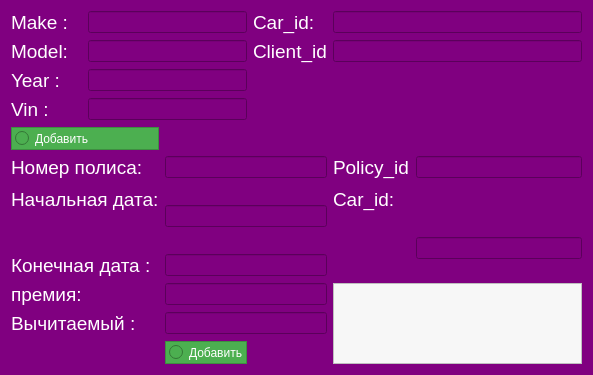
<?xml version="1.0" encoding="UTF-8"?>
<ui version="4.0">
 <class>Dialog</class>
 <widget class="QDialog" name="Dialog">
  <property name="geometry">
   <rect>
    <x>0</x>
    <y>0</y>
    <width>593</width>
    <height>375</height>
   </rect>
  </property>
  <property name="windowTitle">
   <string>Dialog</string>
  </property>
  <property name="styleSheet">
   <string notr="true">background-color:purple;</string>
  </property>
  <layout class="QGridLayout" name="gridLayout">
   <item row="0" column="0">
    <widget class="QLabel" name="label_2">
     <property name="text">
      <string>&lt;html&gt;&lt;head/&gt;&lt;body&gt;&lt;p&gt;&lt;span style=&quot; font-size:14pt; color:#ffffff;&quot;&gt;Make :&lt;/span&gt;&lt;/p&gt;&lt;/body&gt;&lt;/html&gt;</string>
     </property>
    </widget>
   </item>
   <item row="0" column="1" colspan="2">
    <widget class="QLineEdit" name="lineEdit_3">
     <property name="styleSheet">
      <string notr="true">font: 14pt &quot;MS Shell Dlg 2&quot;;</string>
     </property>
    </widget>
   </item>
   <item row="0" column="3">
    <widget class="QLabel" name="label_12">
     <property name="text">
      <string>&lt;html&gt;&lt;head/&gt;&lt;body&gt;&lt;p&gt;&lt;span style=&quot; font-size:14pt; color:#ffffff;&quot;&gt;Car_id:&lt;/span&gt;&lt;/p&gt;&lt;/body&gt;&lt;/html&gt;</string>
     </property>
    </widget>
   </item>
   <item row="0" column="4" colspan="2">
    <widget class="QLineEdit" name="lineEdit_14">
     <property name="styleSheet">
      <string notr="true">font: 14pt &quot;MS Shell Dlg 2&quot;;</string>
     </property>
    </widget>
   </item>
   <item row="1" column="0">
    <widget class="QLabel" name="label_3">
     <property name="text">
      <string>&lt;html&gt;&lt;head/&gt;&lt;body&gt;&lt;p&gt;&lt;span style=&quot; font-size:14pt; color:#ffffff;&quot;&gt;Model:&lt;/span&gt;&lt;/p&gt;&lt;/body&gt;&lt;/html&gt;</string>
     </property>
    </widget>
   </item>
   <item row="1" column="1" colspan="2">
    <widget class="QLineEdit" name="lineEdit_4">
     <property name="styleSheet">
      <string notr="true">font: 14pt &quot;MS Shell Dlg 2&quot;;</string>
     </property>
    </widget>
   </item>
   <item row="1" column="3">
    <widget class="QLabel" name="label_13">
     <property name="text">
      <string>&lt;html&gt;&lt;head/&gt;&lt;body&gt;&lt;p&gt;&lt;span style=&quot; font-size:14pt; color:#ffffff;&quot;&gt;Client_id&lt;/span&gt;&lt;/p&gt;&lt;/body&gt;&lt;/html&gt;</string>
     </property>
    </widget>
   </item>
   <item row="1" column="4" colspan="2">
    <widget class="QLineEdit" name="lineEdit_15">
     <property name="styleSheet">
      <string notr="true">font: 14pt &quot;MS Shell Dlg 2&quot;;</string>
     </property>
    </widget>
   </item>
   <item row="2" column="0">
    <widget class="QLabel" name="label_5">
     <property name="text">
      <string>&lt;html&gt;&lt;head/&gt;&lt;body&gt;&lt;p&gt;&lt;span style=&quot; font-size:14pt; color:#ffffff;&quot;&gt;Year :&lt;/span&gt;&lt;/p&gt;&lt;/body&gt;&lt;/html&gt;</string>
     </property>
    </widget>
   </item>
   <item row="2" column="1" colspan="2">
    <widget class="QLineEdit" name="lineEdit_5">
     <property name="styleSheet">
      <string notr="true">font: 14pt &quot;MS Shell Dlg 2&quot;;</string>
     </property>
    </widget>
   </item>
   <item row="3" column="0">
    <widget class="QLabel" name="label_4">
     <property name="text">
      <string>&lt;html&gt;&lt;head/&gt;&lt;body&gt;&lt;p&gt;&lt;span style=&quot; font-size:14pt; color:#ffffff;&quot;&gt;Vin :&lt;/span&gt;&lt;/p&gt;&lt;/body&gt;&lt;/html&gt;</string>
     </property>
    </widget>
   </item>
   <item row="3" column="1" colspan="2">
    <widget class="QLineEdit" name="lineEdit_6">
     <property name="styleSheet">
      <string notr="true">font: 14pt &quot;MS Shell Dlg 2&quot;;</string>
     </property>
    </widget>
   </item>
   <item row="4" column="0" colspan="2">
    <widget class="QRadioButton" name="radioButton_2">
     <property name="styleSheet">
      <string notr="true">font: 12pt &quot;MS Shell Dlg 2&quot;;
 background-color: #4CAF50;
  color: #FFFFFF;
  border: 1px solid #3E8E41;
  text-align: center; /* Alignement horizontal */
  padding: 3px; /* Espacement interne */</string>
     </property>
     <property name="text">
      <string>Добавить</string>
     </property>
    </widget>
   </item>
   <item row="5" column="0" colspan="2">
    <widget class="QLabel" name="label">
     <property name="text">
      <string>&lt;html&gt;&lt;head/&gt;&lt;body&gt;&lt;p&gt;&lt;span style=&quot; font-size:14pt; color:#ffffff;&quot;&gt;Номер полиса:&lt;/span&gt;&lt;/p&gt;&lt;/body&gt;&lt;/html&gt;</string>
     </property>
    </widget>
   </item>
   <item row="5" column="2" colspan="2">
    <widget class="QLineEdit" name="lineEdit_7">
     <property name="styleSheet">
      <string notr="true">font: 14pt &quot;MS Shell Dlg 2&quot;;</string>
     </property>
    </widget>
   </item>
   <item row="5" column="4">
    <widget class="QLabel" name="label_10">
     <property name="text">
      <string>&lt;html&gt;&lt;head/&gt;&lt;body&gt;&lt;p&gt;&lt;span style=&quot; font-size:14pt; color:#ffffff;&quot;&gt;Policy_id&lt;/span&gt;&lt;/p&gt;&lt;/body&gt;&lt;/html&gt;</string>
     </property>
    </widget>
   </item>
   <item row="5" column="5">
    <widget class="QLineEdit" name="lineEdit_12">
     <property name="styleSheet">
      <string notr="true">font: 14pt &quot;MS Shell Dlg 2&quot;;</string>
     </property>
    </widget>
   </item>
   <item row="6" column="0" colspan="2">
    <widget class="QLabel" name="label_6">
     <property name="text">
      <string>&lt;html&gt;&lt;head/&gt;&lt;body&gt;&lt;p&gt;&lt;span style=&quot; font-size:14pt; color:#ffffff;&quot;&gt;Начальная дата:&lt;/span&gt;&lt;/p&gt;&lt;/body&gt;&lt;/html&gt;</string>
     </property>
    </widget>
   </item>
   <item row="6" column="2" rowspan="2" colspan="2">
    <widget class="QLineEdit" name="lineEdit_8">
     <property name="styleSheet">
      <string notr="true">font: 14pt &quot;MS Shell Dlg 2&quot;;</string>
     </property>
    </widget>
   </item>
   <item row="6" column="4">
    <widget class="QLabel" name="label_11">
     <property name="text">
      <string>&lt;html&gt;&lt;head/&gt;&lt;body&gt;&lt;p&gt;&lt;span style=&quot; font-size:14pt; color:#ffffff;&quot;&gt;Car_id:&lt;/span&gt;&lt;/p&gt;&lt;/body&gt;&lt;/html&gt;</string>
     </property>
    </widget>
   </item>
   <item row="7" column="5" rowspan="2">
    <widget class="QLineEdit" name="lineEdit_13">
     <property name="styleSheet">
      <string notr="true">font: 14pt &quot;MS Shell Dlg 2&quot;;</string>
     </property>
    </widget>
   </item>
   <item row="8" column="0" colspan="2">
    <widget class="QLabel" name="label_7">
     <property name="text">
      <string>&lt;html&gt;&lt;head/&gt;&lt;body&gt;&lt;p&gt;&lt;span style=&quot; font-size:14pt; color:#ffffff;&quot;&gt;Конечная дата  :&lt;/span&gt;&lt;/p&gt;&lt;/body&gt;&lt;/html&gt;</string>
     </property>
    </widget>
   </item>
   <item row="8" column="2" colspan="2">
    <widget class="QLineEdit" name="lineEdit_9">
     <property name="styleSheet">
      <string notr="true">font: 14pt &quot;MS Shell Dlg 2&quot;;</string>
     </property>
    </widget>
   </item>
   <item row="9" column="0">
    <widget class="QLabel" name="label_8">
     <property name="text">
      <string>&lt;html&gt;&lt;head/&gt;&lt;body&gt;&lt;p&gt;&lt;span style=&quot; font-size:14pt; color:#ffffff;&quot;&gt;премия:&lt;/span&gt;&lt;/p&gt;&lt;/body&gt;&lt;/html&gt;</string>
     </property>
    </widget>
   </item>
   <item row="9" column="2" colspan="2">
    <widget class="QLineEdit" name="lineEdit_10">
     <property name="styleSheet">
      <string notr="true">font: 14pt &quot;MS Shell Dlg 2&quot;;</string>
     </property>
    </widget>
   </item>
   <item row="9" column="4" rowspan="3" colspan="2">
    <widget class="QListWidget" name="listWidget">
     <property name="minimumSize">
      <size>
       <width>0</width>
       <height>41</height>
      </size>
     </property>
     <property name="styleSheet">
      <string notr="true">
font: 16pt &quot;MS Shell Dlg 2&quot;;
background-color: #f7f7f7;

</string>
     </property>
    </widget>
   </item>
   <item row="10" column="0" colspan="2">
    <widget class="QLabel" name="label_9">
     <property name="text">
      <string>&lt;html&gt;&lt;head/&gt;&lt;body&gt;&lt;p&gt;&lt;span style=&quot; font-size:14pt; color:#ffffff;&quot;&gt;Вычитаемый :&lt;/span&gt;&lt;/p&gt;&lt;/body&gt;&lt;/html&gt;</string>
     </property>
    </widget>
   </item>
   <item row="10" column="2" colspan="2">
    <widget class="QLineEdit" name="lineEdit_11">
     <property name="styleSheet">
      <string notr="true">font: 14pt &quot;MS Shell Dlg 2&quot;;</string>
     </property>
    </widget>
   </item>
   <item row="11" column="2">
    <widget class="QRadioButton" name="radioButton_3">
     <property name="styleSheet">
      <string notr="true">font: 12pt &quot;MS Shell Dlg 2&quot;;
 background-color: #4CAF50;
  color: #FFFFFF;
  border: 1px solid #3E8E41;
  text-align: center; /* Alignement horizontal */
  padding: 3px; /* Espacement interne */</string>
     </property>
     <property name="text">
      <string>Добавить</string>
     </property>
    </widget>
   </item>
  </layout>
 </widget>
 <resources/>
 <connections/>
</ui>
